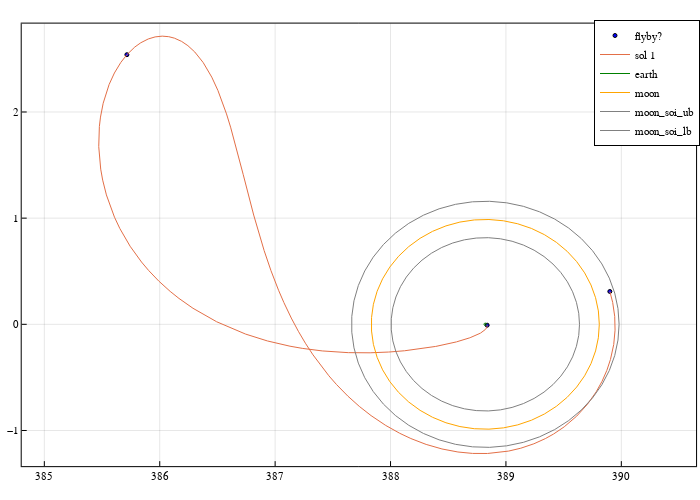

This figure's notebook cell:
### Markdown cell above
### FOR loop for the database generation

### Code cell
ptraj = plot(size=(700,500), frame_style=:box, aspect_ratio=:equal, grid=0.2)

## data extraction and make csv
# make dataframe
entries = ["id", "phi0", "epsr", "epsv", "thetaf", "ra", "rp", "dt1", "dt2", "x_ra", "x_rp", "tof", "lfb"]
df = DataFrame([ name =>[] for name in entries])
id = 1

for i in 1:size(grids)[1]
    global lfb_count = 0
    prob_base = remake(prob_base, u0=grids[i][5], p=[param3b.mu2, param3b.mus, param3b.as, pi - grids[i][4], param3b.oml, param3b.omb, 0.0, 0.0, 0.0, 0.0, 0.0])
    sol = SailorMoon.integrate_rk4(prob_base, 0.001, cbs, false)
    sol2 = SailorMoon.integrate_rk4(prob_base, 0.001, cbs, true)
#     plot!(ptraj, hcat(sol.u...)[1,:], hcat(sol.u...)[2,:], color=:black, label="sol $i")
    if sol.t[end] > prob_base.tspan[2]
        println("$i is terminated!")
        t_vec = -sol.t
        
        rp = sqrt((sol.u[end][1]-param3b.as)^2 + sol.u[end][2]^2 + sol.u[end][3]^2)
        x_rp = sol.u[end]

        # find apoapsis      
        r_vec = sqrt.((hcat(sol.u...)[1,:] .+ param3b.mu2.*cos.(prob_base.p[4] .+ param3b.oml .* sol.t) .- [param3b.as]).^2
                    .+ (hcat(sol.u...)[2,:] .+ param3b.mu2.*sin.(prob_base.p[4] .+ param3b.oml .* sol.t)).^2
                    .+  hcat(sol.u...)[3,:].^2)

        ra, id_ra = findmax(r_vec)
        x_ra  = sol.u[id_ra]
        dt_ra = - sol.t[id_ra]
        dt_rp = - sol.t[end] - dt_ra 

        # flag: lunar flyby? 
        rm_vec = sqrt.((hcat(sol.u...)[1,:] .- (1-param3b.mu2).*cos.(prob_base.p[4].+param3b.oml.*sol.t) .- [param3b.as]).^2
                    + (hcat(sol.u...)[2,:] .- (1-param3b.mu2).*sin.(prob_base.p[4].+param3b.oml.*sol.t)).^2
                    +  hcat(sol.u...)[3,:].^2)
        id_lfb = findall(rm_vec .< (66100 / param3b.lstar) .&& t_vec .> (10*86400/param3b.tstar))
        
#         println(sol.event_states)
    
        if ~isempty(id_lfb)
            for k in id_lfb
#                 print("\r$k   ")
#                 println(perilune_cond(sol.u[k], sol.t[k], 0.0))
                if ~isnan(perilune_cond(sol.u[k], sol.t[k], 0.0))
                    global lfb_count += 1
                end
            end    
            print(lfb_count)
        end

        tof = -sol.t[end]
        θm0 =  pi - grids[i][4] - param3b.oml * tof
        println("theta_m0: ", θm0)
        
        if ra > 2.0
            scatter!(ptraj, hcat(sol.u...)[1,:], hcat(sol.u...)[2,:], color=:blue, shape=:circle, markersize=2.0, label="flyby?")
            plot!(ptraj, hcat(sol2.u...)[1,:], hcat(sol2.u...)[2,:], label="sol $i")

                
            ϕ0  = grids[i][1]
            ϵr  = grids[i][2]
            ϵv  = grids[i][3]
            θsf = grids[i][4]
            push!(df, [id, ϕ0, ϵr, ϵv, θsf, rp, ra, dt_ra, dt_rp, x_ra, x_rp, tof, lfb_count])
            global id += 1
        
        end
    end
end

# println(df)
CSV.write("grid_search3.csv", df)
    
moon = plot_circle(1-param3b.mu2, param3b.as , 0.0)
earth = plot_circle(param3b.mu2, param3b.as, 0.0)
LEO_ub = plot_circle(3*param3b.mu2, param3b.as, 0.0)
moon_soi_ub = plot_circle(1-param3b.mu2+66000/param3b.lstar, param3b.as, 0.0)
moon_soi_lb = plot_circle(1-param3b.mu2-66000/param3b.lstar, param3b.as, 0.0)


# plot!(ptraj, hcat(sol_bck.u...)[1,:], hcat(sol_bck.u...)[2,:], color=:deeppink, label="RK4")
# plot!(ptraj, Array(sol)[1,:], Array(sol)[2,:], color=:blue, linewidth=1.0, label="sol", linestyle=:solid)

plot!(ptraj, earth[1,:], earth[2,:], c=:green, lw=1.0, label="earth")
plot!(ptraj, moon[1,:], moon[2,:], c=:orange, lw=1.0, label="moon")
plot!(ptraj, moon_soi_ub[1,:], moon_soi_ub[2,:], c=:grey, lw=1.0, label="moon_soi_ub")
plot!(ptraj, moon_soi_lb[1,:], moon_soi_lb[2,:], c=:grey, lw=1.0, label="moon_soi_lb")

ptraj

### Figure 1 — Plotly figure (JSON) as saved in the notebook; plotly's stock layout.template omitted (floating-point values rounded to 4 significant figures; data arrays with more than 128 entries replaced by an {"elided": "..."} marker saying what was removed)
{"data": [{"colorbar": {"title": ""}, "legendgroup": "flyby?", "marker": {"color": "rgba(0, 0, 255, 1.000)", "line": {"color": "rgba(0, 0, 0, 1.000)", "width": 1}, "size": 4, "symbol": "circle"}, "mode": "markers", "name": "flyby?", "showlegend": true, "type": "scatter", "x": [389.9, 385.7, 388.8], "xaxis": "x", "y": [0.3095, 2.54, -0.00806], "yaxis": "y", "zmax": null, "zmin": null}, {"colorbar": {"title": ""}, "legendgroup": "sol 1", "line": {"color": "rgba(227, 111, 71, 1.000)", "dash": "solid", "shape": "linear", "width": 1}, "mode": "lines", "name": "sol 1", "showlegend": true, "type": "scatter", "x": {"elided": "25982 float values"}, "xaxis": "x", "y": {"elided": "25982 float values"}, "yaxis": "y", "zmax": null, "zmin": null}, {"colorbar": {"title": ""}, "legendgroup": "earth", "line": {"color": "rgba(0, 128, 0, 1.000)", "dash": "solid", "shape": "linear", "width": 1}, "mode": "lines", "name": "earth", "showlegend": true, "type": "scatter", "x": [388.8, 388.8, 388.8, 388.8, 388.8, 388.8, 388.8, 388.8, 388.8, 388.8, 388.8, 388.8, 388.8, 388.8, 388.8, 388.8, 388.8, 388.8, 388.8, 388.8, 388.8, 388.8, 388.8, 388.8, 388.8, 388.8, 388.8, 388.8, 388.8, 388.8, 388.8, 388.8, 388.8, 388.8, 388.8, 388.8, 388.8, 388.8, 388.8, 388.8, 388.8, 388.8, 388.8, 388.8, 388.8, 388.8, 388.8, 388.8, 388.8, 388.8], "xaxis": "x", "y": [0, 0.001554, 0.003082, 0.00456, 0.005963, 0.007267, 0.008453, 0.0095, 0.01039, 0.01111, 0.01165, 0.01199, 0.01214, 0.01209, 0.01185, 0.0114, 0.01077, 0.009966, 0.008995, 0.007876, 0.006629, 0.005272, 0.003829, 0.002323, 0.0007785, -0.0007785, -0.002323, -0.003829, -0.005272, -0.006629, -0.007876, -0.008995, -0.009966, -0.01077, -0.0114, -0.01185, -0.01209, -0.01214, -0.01199, -0.01165, -0.01111, -0.01039, -0.0095, -0.008453, -0.007267, -0.005963, -0.00456, -0.003082, -0.001554, -2.976e-18], "yaxis": "y", "zmax": null, "zmin": null}, {"colorbar": {"title": ""}, "legendgroup": "moon", "line": {"color": "rgba(255, 165, 0, 1.000)", "dash": "solid", "shape": "linear", "width": 1}, "mode": "lines", "name": "moon", "showlegend": true, "type": "scatter", "x": [389.8, 389.8, 389.8, 389.7, 389.7, 389.6, 389.5, 389.4, 389.3, 389.2, 389.1, 389.0, 388.9, 388.7, 388.6, 388.5, 388.4, 388.3, 388.2, 388.1, 388.0, 387.9, 387.9, 387.9, 387.8, 387.8, 387.9, 387.9, 387.9, 388.0, 388.1, 388.2, 388.3, 388.4, 388.5, 388.6, 388.7, 388.9, 389.0, 389.1, 389.2, 389.3, 389.4, 389.5, 389.6, 389.7, 389.7, 389.8, 389.8, 389.8], "xaxis": "x", "y": [0, 0.1263, 0.2506, 0.3707, 0.4848, 0.5908, 0.6872, 0.7723, 0.8448, 0.9033, 0.947, 0.9752, 0.9873, 0.9833, 0.9631, 0.9271, 0.8758, 0.8102, 0.7313, 0.6404, 0.5389, 0.4286, 0.3113, 0.1888, 0.06329, -0.06329, -0.1888, -0.3113, -0.4286, -0.5389, -0.6404, -0.7313, -0.8102, -0.8758, -0.9271, -0.9631, -0.9833, -0.9873, -0.9752, -0.947, -0.9033, -0.8448, -0.7723, -0.6872, -0.5908, -0.4848, -0.3707, -0.2506, -0.1263, -2.42e-16], "yaxis": "y", "zmax": null, "zmin": null}, {"colorbar": {"title": ""}, "legendgroup": "moon_soi_ub", "line": {"color": "rgba(128, 128, 128, 1.000)", "dash": "solid", "shape": "linear", "width": 1}, "mode": "lines", "name": "moon_soi_ub", "showlegend": true, "type": "scatter", "x": [390.0, 390.0, 389.9, 389.9, 389.8, 389.8, 389.7, 389.5, 389.4, 389.3, 389.2, 389.0, 388.9, 388.7, 388.6, 388.4, 388.3, 388.2, 388.0, 387.9, 387.8, 387.8, 387.7, 387.7, 387.7, 387.7, 387.7, 387.7, 387.8, 387.8, 387.9, 388.0, 388.2, 388.3, 388.4, 388.6, 388.7, 388.9, 389.0, 389.2, 389.3, 389.4, 389.5, 389.7, 389.8, 389.8, 389.9, 389.9, 390.0, 390.0], "xaxis": "x", "y": [0, 0.1483, 0.2941, 0.4351, 0.5689, 0.6934, 0.8066, 0.9064, 0.9914, 1.06, 1.111, 1.145, 1.159, 1.154, 1.13, 1.088, 1.028, 0.9509, 0.8583, 0.7515, 0.6325, 0.503, 0.3653, 0.2216, 0.07428, -0.07428, -0.2216, -0.3653, -0.503, -0.6325, -0.7515, -0.8583, -0.9509, -1.028, -1.088, -1.13, -1.154, -1.159, -1.145, -1.111, -1.06, -0.9914, -0.9064, -0.8066, -0.6934, -0.5689, -0.4351, -0.2941, -0.1483, -2.84e-16], "yaxis": "y", "zmax": null, "zmin": null}, {"colorbar": {"title": ""}, "legendgroup": "moon_soi_lb", "line": {"color": "rgba(128, 128, 128, 1.000)", "dash": "solid", "shape": "linear", "width": 1}, "mode": "lines", "name": "moon_soi_lb", "showlegend": true, "type": "scatter", "x": [389.6, 389.6, 389.6, 389.6, 389.5, 389.5, 389.4, 389.3, 389.2, 389.2, 389.1, 389.0, 388.8, 388.7, 388.6, 388.5, 388.4, 388.4, 388.3, 388.2, 388.1, 388.1, 388.0, 388.0, 388.0, 388.0, 388.0, 388.0, 388.1, 388.1, 388.2, 388.3, 388.4, 388.4, 388.5, 388.6, 388.7, 388.8, 389.0, 389.1, 389.2, 389.2, 389.3, 389.4, 389.5, 389.5, 389.6, 389.6, 389.6, 389.6], "xaxis": "x", "y": [0, 0.1044, 0.2071, 0.3063, 0.4006, 0.4882, 0.5679, 0.6382, 0.6981, 0.7464, 0.7826, 0.8058, 0.8159, 0.8125, 0.7958, 0.7661, 0.7237, 0.6695, 0.6043, 0.5292, 0.4453, 0.3542, 0.2572, 0.156, 0.0523, -0.0523, -0.156, -0.2572, -0.3542, -0.4453, -0.5292, -0.6043, -0.6695, -0.7237, -0.7661, -0.7958, -0.8125, -0.8159, -0.8058, -0.7826, -0.7464, -0.6981, -0.6382, -0.5679, -0.4882, -0.4006, -0.3063, -0.2071, -0.1044, -1.999e-16], "yaxis": "y", "zmax": null, "zmin": null}], "layout": {"annotations": [], "height": 500, "legend": {"bgcolor": "rgba(255, 255, 255, 1.000)", "bordercolor": "rgba(0, 0, 0, 1.000)", "borderwidth": 1, "font": {"color": "rgba(0, 0, 0, 1.000)", "family": "sans-serif", "size": 11}, "title": {"font": {"color": "rgba(0, 0, 0, 1.000)", "family": "sans-serif", "size": 15}, "text": ""}, "tracegroupgap": 0, "traceorder": "normal", "x": 1, "xanchor": "auto", "y": 1, "yanchor": "auto"}, "margin": {"b": 20, "l": 0, "r": 0, "t": 20}, "paper_bgcolor": "rgba(255, 255, 255, 1.000)", "plot_bgcolor": "rgba(255, 255, 255, 1.000)", "showlegend": true, "width": 700, "xaxis": {"anchor": "y", "domain": [0.03102, 0.9944], "gridcolor": "rgba(0, 0, 0, 0.200)", "gridwidth": 0.5, "linecolor": "rgba(0, 0, 0, 1.000)", "mirror": true, "range": [384.8, 390.6], "showgrid": true, "showline": true, "showticklabels": true, "tickangle": 0, "tickcolor": "rgb(0, 0, 0)", "tickfont": {"color": "rgba(0, 0, 0, 1.000)", "family": "sans-serif", "size": 11}, "tickmode": "array", "ticks": "inside", "ticktext": ["385", "386", "387", "388", "389", "390"], "tickvals": [385, 386, 387, 388, 389, 390], "title": "", "titlefont": {"color": "rgba(0, 0, 0, 1.000)", "family": "sans-serif", "size": 15}, "type": "-", "visible": true, "zeroline": false, "zerolinecolor": "rgba(0, 0, 0, 1.000)"}, "yaxis": {"anchor": "x", "domain": [0.0301, 0.9921], "gridcolor": "rgba(0, 0, 0, 0.200)", "gridwidth": 0.5, "linecolor": "rgba(0, 0, 0, 1.000)", "mirror": true, "range": [-1.336, 2.832], "showgrid": true, "showline": true, "showticklabels": true, "tickangle": 0, "tickcolor": "rgb(0, 0, 0)", "tickfont": {"color": "rgba(0, 0, 0, 1.000)", "family": "sans-serif", "size": 11}, "tickmode": "array", "ticks": "inside", "ticktext": ["−1", "0", "1", "2"], "tickvals": [-1, 0, 1, 2], "title": "", "titlefont": {"color": "rgba(0, 0, 0, 1.000)", "family": "sans-serif", "size": 15}, "type": "-", "visible": true, "zeroline": false, "zerolinecolor": "rgba(0, 0, 0, 1.000)"}}}
